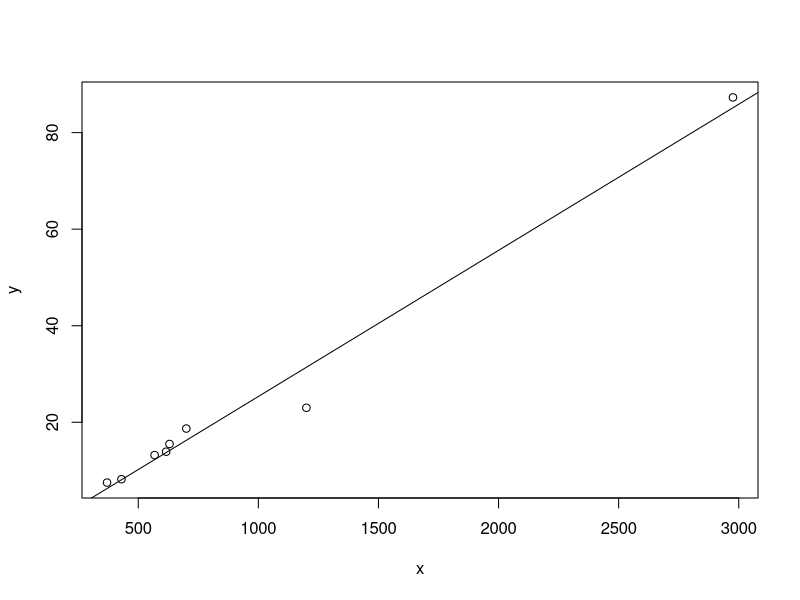

Here is the R script that generated this plot:
linereg <- function(x,y){
  n <- length(x)
  data1 <- cbind(x,y)
  data1
  xbar <- mean(x)
  ybar <- mean(y)
  xc <- x-xbar
  yc <- y-ybar
  xs <- xc^2
  b1 <- sum(xc*yc)/sum(xs)
  b1
  b0 <- ybar-b1*xbar
  yhat <- b0+b1*x
  e <- y-yhat
  y <- b0+b1*x+e
  y
  plot(y~x)
  abline(a=b0,b=b1)
  b1
  b0
  print(linereg)
}

x <- c(630,370,616,700,430,568,1200,2976) #number of shopping centers in each state
y <- c(15.5,7.5,13.9,18.7,8.2,13.2,23,87.3) #retail sales in billions per state
linereg(x,y)

print(linereg)
